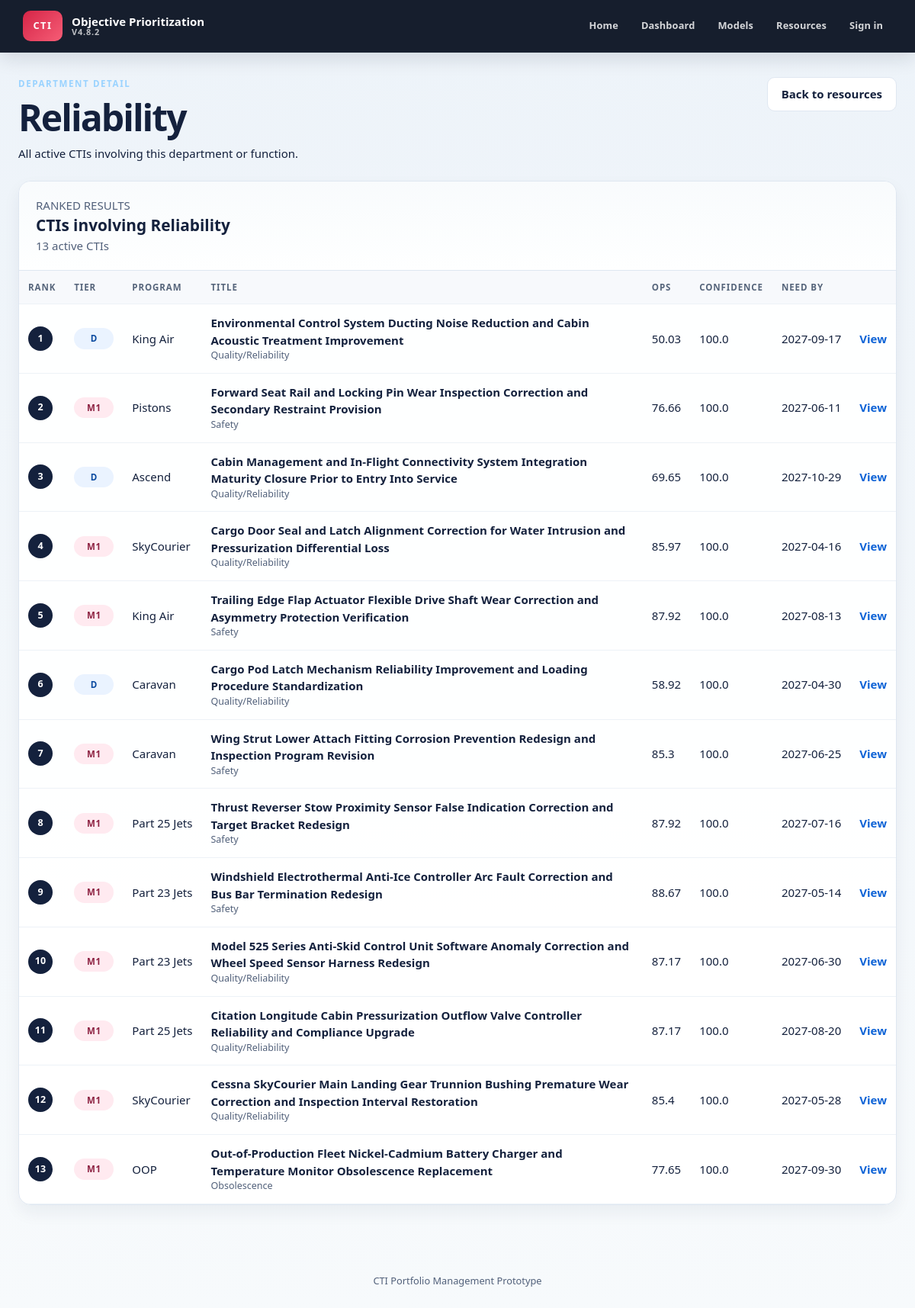
The app's page /resources/Reliability, older data.
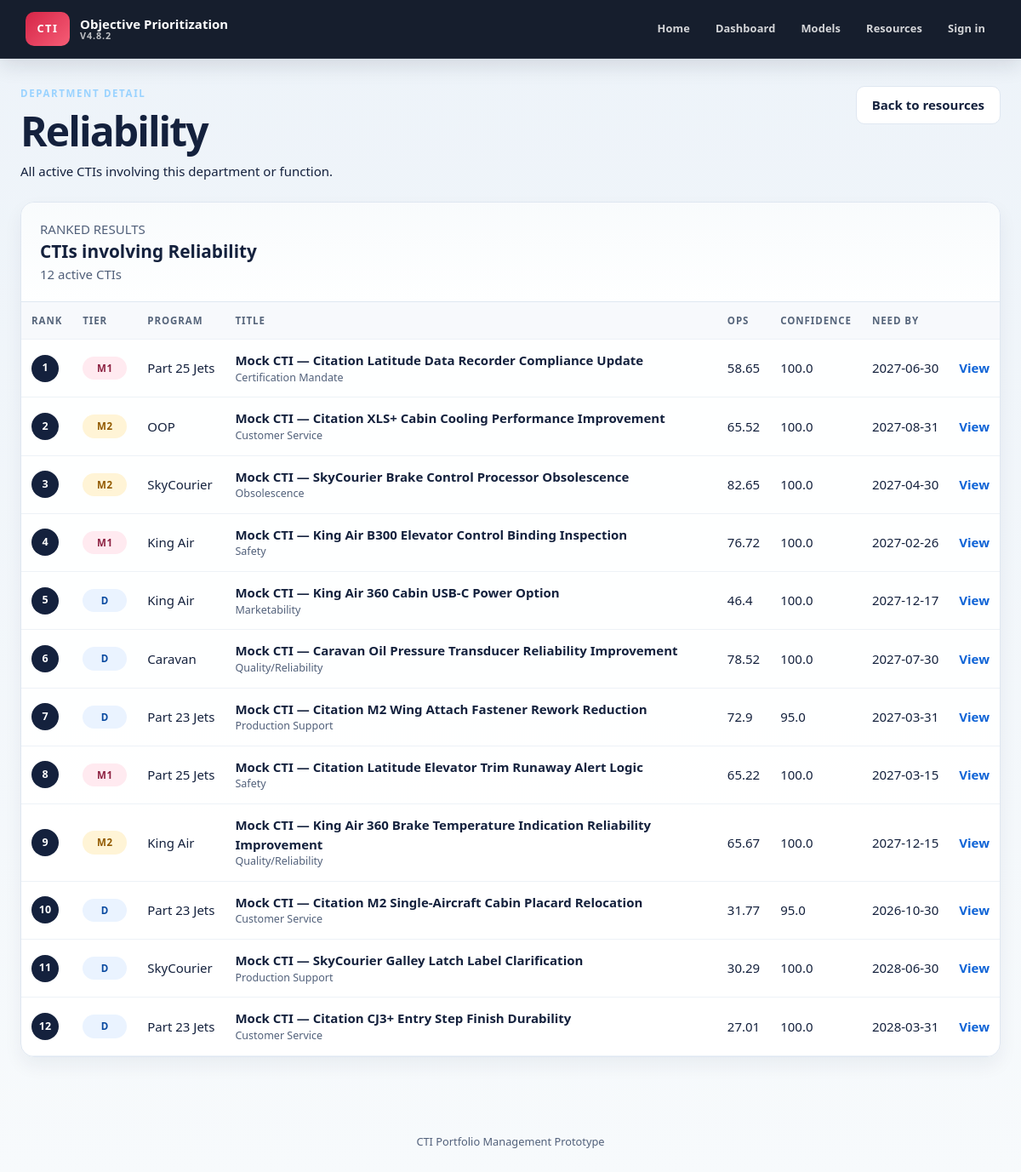
The same page, newer data.
### tables this page shows
CREATE TABLE cti_projects (
    id INTEGER PRIMARY KEY AUTOINCREMENT,
    external_id TEXT,
    title TEXT NOT NULL,
    program TEXT,
    driver TEXT,
    phase TEXT,
    qualification TEXT NOT NULL DEFAULT 'D',
    status TEXT NOT NULL DEFAULT 'Active',
    ops REAL,
    confidence REAL,
    urgency REAL,
    operational REAL,
    customer_fleet REAL,
    financial REAL,
    breadth REAL,
    readiness REAL,
    need_by TEXT,
    target_date TEXT,
    engineering_hours REAL,
    five_year_npv REAL,
    functions_involved REAL,
    aog_events REAL,
    prevented_deliveries REAL,
    delivery_delays REAL,
    line_interruptions REAL,
    repeat_rework REAL,
    affected_fleet_pct REAL,
    evidence_count INTEGER NOT NULL DEFAULT 0,
    milestone_count INTEGER NOT NULL DEFAULT 0,
    problem_statement TEXT,
    business_case TEXT,
    source_file TEXT,
    source_type TEXT,
    template_version TEXT,
    warnings_json TEXT NOT NULL DEFAULT '[]',
    raw_data_json TEXT NOT NULL DEFAULT '{}',
    scoring_json TEXT NOT NULL DEFAULT '{}',
    confidence_json TEXT NOT NULL DEFAULT '{}',
    archived INTEGER NOT NULL DEFAULT 0,
    created_utc TEXT NOT NULL DEFAULT CURRENT_TIMESTAMP,
    modified_utc TEXT NOT NULL DEFAULT CURRENT_TIMESTAMP
, lifecycle_phase TEXT NOT NULL DEFAULT 'Phase 1', extraction_json TEXT NOT NULL DEFAULT '{}', scope_change TEXT, scoring_model_version TEXT, scored_utc TEXT);

### phase2/routes.py (the view)
@phase2_bp.get(
    "/resources/<department>"
)
def department_view(
    department
):
    return render_template(
        "phase2/department.html",
        department=
            department,
        projects=
            projects_by_department(
                department
            )
    )

### phase2/database.py (called while the page is built)
def database_path(app=None):
    app = app or current_app
    configured = app.config.get('CTI_DATABASE')
    path = Path(configured) if configured else Path(app.instance_path) / 'cti.db'
    path.parent.mkdir(parents=True, exist_ok=True)
    return path

def connect(app=None):
    conn = sqlite3.connect(database_path(app))
    conn.row_factory = sqlite3.Row
    conn.execute('PRAGMA foreign_keys = ON')
    conn.execute('PRAGMA journal_mode = WAL')
    return conn

@contextmanager
def connection(app=None):
    conn = connect(app)
    try:
        yield conn
        conn.commit()
    except Exception:
        conn.rollback()
        raise
    finally:
        conn.close()

def projects_by_department(department):
    with connection() as conn:
        rows = conn.execute(
            """
            SELECT DISTINCT p.*
            FROM cti_projects p
            JOIN cti_departments d
              ON p.id = d.project_id
            WHERE d.department = ?
              AND p.archived = 0
            ORDER BY p.id DESC
            """,
            (department,),
        ).fetchall()
        return [dict(row) for row in rows]

### phase2/templates/phase2/department.html (shortened to what this page needs)
{% extends "base.html" %}
{% block content %}
<section class="page-heading">
    <div>
        <p class="eyebrow">DEPARTMENT DETAIL</p>
        <h1>{{ department }}</h1>
        <p>All active CTIs involving this department or function.</p>
    </div>
    <a class="button button-secondary" href="{{ url_for('phase2.resources') }}">Back to resources</a>
</section>
<section class="panel table-panel">
    <div class="table-toolbar">
        <div>
            <p class="eyebrow">RANKED RESULTS</p>
            <h2>CTIs involving {{ department }}</h2>
            <p>{{ projects|length }} active CTI{% if projects|length != 1 %}s{% endif %}</p>
        </div>
    </div>
    <div class="table-wrap">
        <table class="portfolio-table">
            <thead>
                <tr>
                    <th>Rank</th>
                    <th>Tier</th>
                    <th>Program</th>
                    <th>Title</th>
                    <th>OPS</th>
                    <th>Confidence</th>
                    <th>Need By</th>
                    <th></th>
                </tr>
            </thead>
            <tbody>
                {% for project in projects %}
                <tr>
                    <td><span class="rank-badge">{{ loop.index }}</span></td>
                    <td>
                        <span class="tier tier-{{ project.qualification|default('d', true)|lower|replace(' ', '-') }}">
                            {{ project.qualification|default('D', true) }}
                        </span>
                    </td>
                    <td>{{ project.program|default('Unassigned', true) }}</td>
                    <td>
                        <strong>{{ project.title|default('Untitled CTI', true) }}</strong>
                        <small>{{ project.driver|default('', true) }}</small>
                    </td>
                    <td>{{ project.ops if project.ops is not none else '—' }}</td>
                    <td>{{ project.confidence if project.confidence is not none else '—' }}</td>
                    <td>{{ project.need_by|default('Missing', true) }}</td>
                    <td>
                        <a class="table-link" href="{{ url_for('phase2.project', project_id=project.id) }}">View</a>
                    </td>
                </tr>
                {% else %}
                <tr>
                    <td class="empty-state" colspan="8">No active CTIs involve this department.</td>
                </tr>
                {% endfor %}
            </tbody>
        </table>
    </div>
</section>
{% endblock %}

Row changes from the older to the newer data that the page shows:
removed cti_projects: qualification "D", program "King Air", title "Environmental Control System Ducting Noise Reduction and Cabin Acoustic Treatment Improvement", driver "Quality/Reliability", ops "50.03", confidence "100.0", need_by "2027-09-17"
removed cti_projects: qualification "M1", program "Pistons", title "Forward Seat Rail and Locking Pin Wear Inspection Correction and Secondary Restraint Provision", driver "Safety", ops "76.66", confidence "100.0", need_by "2027-06-11"
removed cti_projects: qualification "D", program "Ascend", title "Cabin Management and In-Flight Connectivity System Integration Maturity Closure Prior to Entry Into Service", driver "Quality/Reliability", ops "69.65", confidence "100.0", need_by "2027-10-29"
removed cti_projects: qualification "M1", program "SkyCourier", title "Cargo Door Seal and Latch Alignment Correction for Water Intrusion and Pressurization Differential Loss", driver "Quality/Reliability", ops "85.97", confidence "100.0", need_by "2027-04-16"
removed cti_projects: qualification "M1", program "King Air", title "Trailing Edge Flap Actuator Flexible Drive Shaft Wear Correction and Asymmetry Protection Verification", driver "Safety", ops "87.92", confidence "100.0", need_by "2027-08-13"
removed cti_projects: qualification "D", program "Caravan", title "Cargo Pod Latch Mechanism Reliability Improvement and Loading Procedure Standardization", driver "Quality/Reliability", ops "58.92", confidence "100.0", need_by "2027-04-30"
removed cti_projects: qualification "M1", program "Caravan", title "Wing Strut Lower Attach Fitting Corrosion Prevention Redesign and Inspection Program Revision", driver "Safety", ops "85.3", confidence "100.0", need_by "2027-06-25"
removed cti_projects: qualification "M1", program "Part 25 Jets", title "Thrust Reverser Stow Proximity Sensor False Indication Correction and Target Bracket Redesign", driver "Safety", ops "87.92", confidence "100.0", need_by "2027-07-16"
removed cti_projects: qualification "M1", program "Part 23 Jets", title "Windshield Electrothermal Anti-Ice Controller Arc Fault Correction and Bus Bar Termination Redesign", driver "Safety", ops "88.67", confidence "100.0", need_by "2027-05-14"
removed cti_projects: qualification "M1", program "Part 23 Jets", title "Model 525 Series Anti-Skid Control Unit Software Anomaly Correction and Wheel Speed Sensor Harness Redesign", driver "Quality/Reliability", ops "87.17", confidence "100.0", need_by "2027-06-30"
removed cti_projects: qualification "M1", program "Part 25 Jets", title "Citation Longitude Cabin Pressurization Outflow Valve Controller Reliability and Compliance Upgrade", driver "Quality/Reliability", ops "87.17", confidence "100.0", need_by "2027-08-20"
removed cti_projects: qualification "M1", program "SkyCourier", title "Cessna SkyCourier Main Landing Gear Trunnion Bushing Premature Wear Correction and Inspection Interval Restoration", driver "Quality/Reliability", ops "85.4", confidence "100.0", need_by "2027-05-28"
removed cti_projects: qualification "M1", program "OOP", title "Out-of-Production Fleet Nickel-Cadmium Battery Charger and Temperature Monitor Obsolescence Replacement", driver "Obsolescence", ops "77.65", confidence "100.0", need_by "2027-09-30"
added cti_projects: qualification "M1", program "Part 25 Jets", title "Mock CTI — Citation Latitude Data Recorder Compliance Update", driver "Certification Mandate", ops "58.65", confidence "100.0", need_by "2027-06-30"
added cti_projects: qualification "M2", program "OOP", title "Mock CTI — Citation XLS+ Cabin Cooling Performance Improvement", driver "Customer Service", ops "65.52", confidence "100.0", need_by "2027-08-31"
added cti_projects: qualification "M2", program "SkyCourier", title "Mock CTI — SkyCourier Brake Control Processor Obsolescence", driver "Obsolescence", ops "82.65", confidence "100.0", need_by "2027-04-30"
added cti_projects: qualification "M1", program "King Air", title "Mock CTI — King Air B300 Elevator Control Binding Inspection", driver "Safety", ops "76.72", confidence "100.0", need_by "2027-02-26"
added cti_projects: qualification "D", program "King Air", title "Mock CTI — King Air 360 Cabin USB-C Power Option", driver "Marketability", ops "46.4", confidence "100.0", need_by "2027-12-17"
added cti_projects: qualification "D", program "Caravan", title "Mock CTI — Caravan Oil Pressure Transducer Reliability Improvement", driver "Quality/Reliability", ops "78.52", confidence "100.0", need_by "2027-07-30"
added cti_projects: qualification "D", program "Part 23 Jets", title "Mock CTI — Citation M2 Wing Attach Fastener Rework Reduction", driver "Production Support", ops "72.9", confidence "95.0", need_by "2027-03-31"
added cti_projects: qualification "M1", program "Part 25 Jets", title "Mock CTI — Citation Latitude Elevator Trim Runaway Alert Logic", driver "Safety", ops "65.22", confidence "100.0", need_by "2027-03-15"
added cti_projects: qualification "M2", program "King Air", title "Mock CTI — King Air 360 Brake Temperature Indication Reliability Improvement", driver "Quality/Reliability", ops "65.67", confidence "100.0", need_by "2027-12-15"
added cti_projects: qualification "D", program "Part 23 Jets", title "Mock CTI — Citation M2 Single-Aircraft Cabin Placard Relocation", driver "Customer Service", ops "31.77", confidence "95.0", need_by "2026-10-30"
added cti_projects: qualification "D", program "SkyCourier", title "Mock CTI — SkyCourier Galley Latch Label Clarification", driver "Production Support", ops "30.29", confidence "100.0", need_by "2028-06-30"
added cti_projects: qualification "D", program "Part 23 Jets", title "Mock CTI — Citation CJ3+ Entry Step Finish Durability", driver "Customer Service", ops "27.01", confidence "100.0", need_by "2028-03-31"
Text that changed along with them:
{{ projects|length }}: "13" → "12"
